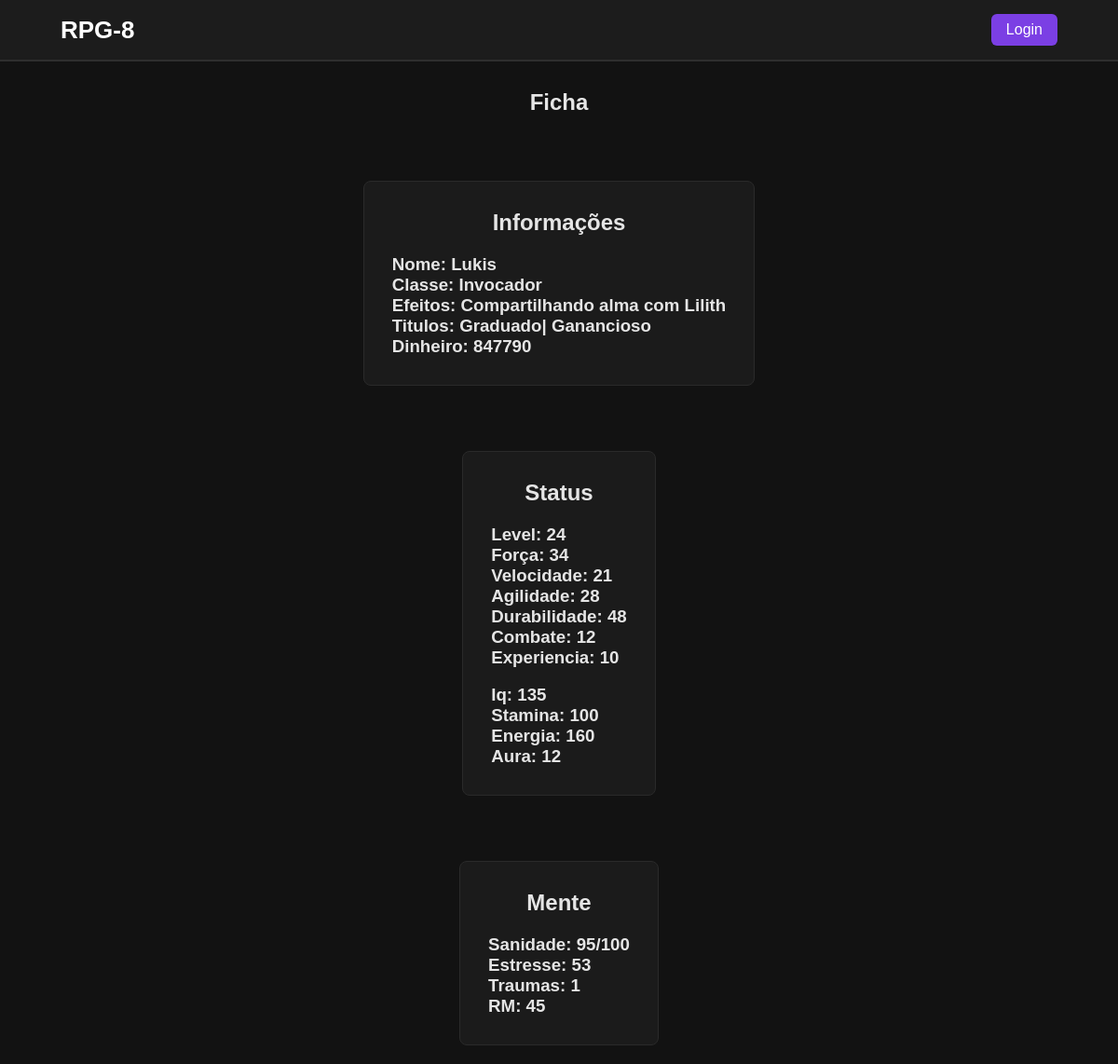
Page /fichaview.php on the committed database.
### tables this page shows
CREATE TABLE player (
	id INT auto_increment PRIMARY KEY,
    nome VARCHAR(30) not null,
    id_classe INT,
    foreign key (id_classe) references classes(id),
    efeitos VARCHAR(50),
    dinheiro INT not null,
    level INT not null,
    forca INT not null,
    velocidade INT not null,
    agilidade INT not null,
    durabilidade INT not null,
    combate INT not null,
    experiencia INT not null,
    energia INT not null,
    stamina INT not null,
    hp INT not null,
    iq INT not null,
    aura INT not null,
	sanidade INT not null,
    sanidadeMax INT not null,
	stress INT not null,
    traumas INT not null,
    rm INT not null
    
);

CREATE TABLE classes (
	id INT auto_increment PRIMARY KEY,
    classe varchar(15) not null
	);

### fichaview.php (the view, shortened to what this page needs)
<?php
include("conexao.php");
include("header.php");
$id = isset($_GET['id']) ? intval($_GET['id']) : 1;
$stmt = $conn->prepare("SELECT
    player.*,
    classes.classe AS classe,
    GROUP_CONCAT(titulos.titulo SEPARATOR '| ') AS titulos
FROM player
JOIN classes
    ON player.id_classe = classes.id
LEFT JOIN R_player_titulo
    ON player.id = R_player_titulo.id_player
LEFT JOIN titulos
    ON R_player_titulo.id_titulo = titulos.id
WHERE player.id = ?
GROUP BY player.id, classes.classe;");
$stmt->bind_param("i", $id);
$stmt->execute();
$result = $stmt->get_result();
$ficha = $result->fetch_assoc();
?>
<div class="content">
    <h2>Ficha</h2>
</div>
<div class="content">
    <div class="fichas">
        <h2>Informações</h2>
        <h3>Nome: <?php echo htmlspecialchars($ficha["nome"]); ?></h3>
        <h3>Classe: <?php echo htmlspecialchars($ficha["classe"]); ?></h3>
        <h3>Efeitos: <?php echo htmlspecialchars($ficha["efeitos"]); ?></h3>
        <h3>Titulos: <?php echo htmlspecialchars($ficha["titulos"]); ?></h3>
        <h3>Dinheiro: <?php echo htmlspecialchars($ficha["dinheiro"]); ?></h3>
    </div>
</div>
<div class="content">
    <div class="fichas">
        <h2>Status</h2>
        <h3>Level: <?php echo htmlspecialchars($ficha["level"]); ?></h3>
        <h3>Força: <?php echo htmlspecialchars($ficha["forca"]); ?></h3>
        <h3>Velocidade: <?php echo htmlspecialchars($ficha["velocidade"]); ?></h3>
        <h3>Agilidade: <?php echo htmlspecialchars($ficha["agilidade"]); ?></h3>
        <h3>Durabilidade: <?php echo htmlspecialchars($ficha["durabilidade"]); ?></h3>
        <h3>Combate: <?php echo htmlspecialchars($ficha["combate"]); ?></h3>
        <h3>Experiencia: <?php echo htmlspecialchars($ficha["experiencia"]); ?></h3>
        <br>
        <h3>Iq: <?php echo htmlspecialchars($ficha["iq"]); ?></h3>
        <h3>Stamina: <?php echo htmlspecialchars($ficha["stamina"]); ?></h3>
        <h3>Energia: <?php echo htmlspecialchars($ficha["energia"]); ?></h3>
        <h3>Aura: <?php echo htmlspecialchars($ficha["aura"]); ?></h3>
    </div>
</div>
<div class="content">
    <div class="fichas">
        <h2>Mente</h2>
        <h3>Sanidade: <?php echo htmlspecialchars($ficha["sanidade"]); ?>/<?php echo htmlspecialchars($ficha["sanidadeMax"]); ?></h3>
        <h3>Estresse: <?php echo htmlspecialchars($ficha["stress"]); ?></h3>
        <h3>Traumas: <?php echo htmlspecialchars($ficha["traumas"]); ?></h3>
        <h3>RM: <?php echo htmlspecialchars($ficha["rm"]); ?></h3>
    </div>
</div>

### header.php (shortened to what this page needs)
<!DOCTYPE html>
<html lang="pt-br">
<head>
    <link rel="stylesheet" href="Style.css">
</head>
<body>
<header class="Top">
    <div class="header">
        <a class="title" href="index.php"><b>RPG-8</b></a>
        <div class="Perfil">
        <?php
        if (isset($_SESSION["user_id"])) {
            echo "<a class='Nome'>" . htmlspecialchars($_SESSION['user_name']) . "</a>";
        } else {
            echo '<a class="Login-Button" href="login.php">Login</a>';
        }
        ?>
        </div>
    </div>
</header>

### Style.css (style rules this page uses)
* { margin:0; padding:0; box-sizing:border-box; }
body { font-family:Arial, Helvetica, sans-serif; background:#121212; color:#e5e5e5; }
.Top { background:#1c1c1c; border-bottom:2px solid #2e2e2e; }
.header { max-width:1100px; margin:auto; padding:15px; display:flex; justify-content:space-between; align-items:center; }
.title { font-size:26px; text-decoration:none; color:white; }
.Perfil { display:flex; align-items:center; }
.Login-Button { padding:8px 16px; background:#7b3fe4; color:white; text-decoration:none; border-radius:6px; transition:0.2s; }
.content { display:flex; justify-content:center; padding:30px; padding-bottom: 0px; }
.content h2 { text-align: center; margin-bottom:20px; }
.fichas { background:#1b1b1b; border:1px solid #2a2a2a; max-width: 800px; margin: 20px auto; border-radius: 8px; padding: 30px; }
.fichas h2 { text-align:center; margin-bottom:20px; }

### rows in the picture
player: nome "Lukis", id_classe.classe "Invocador", efeitos "Compartilhando alma com Lilith", dinheiro "847790", level "24", forca "34", velocidade "21", agilidade "28", durabilidade "48", combate "12", experiencia "10", iq "135", stamina "100", energia "160", aura "12", sanidade "95", sanidadeMax "100", stress "53", traumas "1", rm "45"

### other values in the picture
$ficha["titulos"] "Graduado| Ganancioso"
